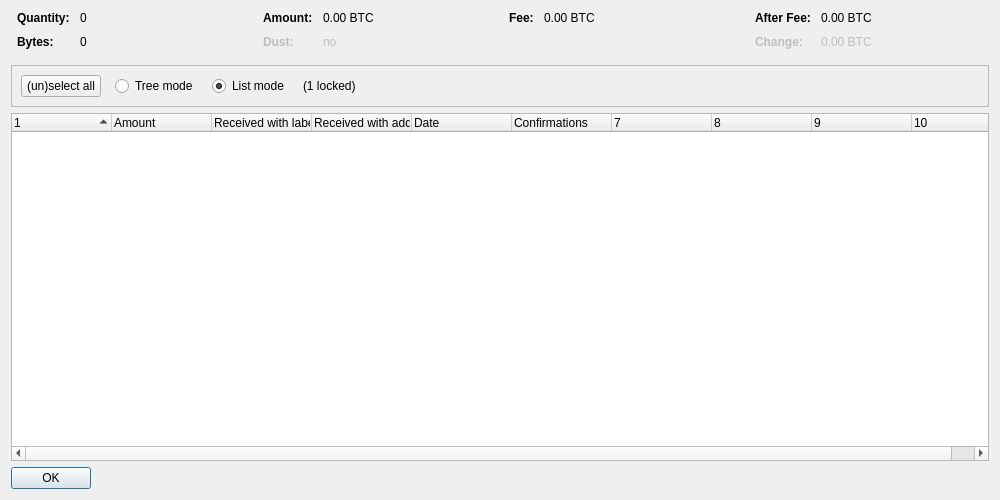
<?xml version="1.0" encoding="UTF-8"?>
<ui version="4.0">
 <class>CoinControlDialog</class>
 <widget class="QDialog" name="CoinControlDialog">
  <property name="geometry">
   <rect>
    <x>0</x>
    <y>0</y>
    <width>1000</width>
    <height>500</height>
   </rect>
  </property>
  <property name="windowTitle">
   <string>Coin Selection</string>
  </property>
  <layout class="QVBoxLayout" name="verticalLayout">
   <item>
    <layout class="QHBoxLayout" name="horizontalLayoutTop" stretch="0,0,0,0">
     <property name="topMargin">
      <number>0</number>
     </property>
     <property name="bottomMargin">
      <number>10</number>
     </property>
     <item>
      <layout class="QFormLayout" name="formLayoutCoinControl1">
       <property name="horizontalSpacing">
        <number>10</number>
       </property>
       <property name="verticalSpacing">
        <number>10</number>
       </property>
       <property name="leftMargin">
        <number>6</number>
       </property>
       <property name="rightMargin">
        <number>6</number>
       </property>
       <item row="0" column="0">
        <widget class="QLabel" name="labelCoinControlQuantityText">
         <property name="font">
          <font>
           <weight>75</weight>
           <bold>true</bold>
          </font>
         </property>
         <property name="text">
          <string>Quantity:</string>
         </property>
        </widget>
       </item>
       <item row="0" column="1">
        <widget class="QLabel" name="labelCoinControlQuantity">
         <property name="cursor">
          <cursorShape>IBeamCursor</cursorShape>
         </property>
         <property name="contextMenuPolicy">
          <enum>Qt::ActionsContextMenu</enum>
         </property>
         <property name="text">
          <string notr="true">0</string>
         </property>
         <property name="textInteractionFlags">
          <set>Qt::LinksAccessibleByMouse|Qt::TextSelectableByKeyboard|Qt::TextSelectableByMouse</set>
         </property>
        </widget>
       </item>
       <item row="1" column="0">
        <widget class="QLabel" name="labelCoinControlBytesText">
         <property name="font">
          <font>
           <weight>75</weight>
           <bold>true</bold>
          </font>
         </property>
         <property name="text">
          <string>Bytes:</string>
         </property>
        </widget>
       </item>
       <item row="1" column="1">
        <widget class="QLabel" name="labelCoinControlBytes">
         <property name="cursor">
          <cursorShape>IBeamCursor</cursorShape>
         </property>
         <property name="contextMenuPolicy">
          <enum>Qt::ActionsContextMenu</enum>
         </property>
         <property name="text">
          <string notr="true">0</string>
         </property>
         <property name="textInteractionFlags">
          <set>Qt::LinksAccessibleByMouse|Qt::TextSelectableByKeyboard|Qt::TextSelectableByMouse</set>
         </property>
        </widget>
       </item>
      </layout>
     </item>
     <item>
      <layout class="QFormLayout" name="formLayoutCoinControl2">
       <property name="horizontalSpacing">
        <number>10</number>
       </property>
       <property name="verticalSpacing">
        <number>10</number>
       </property>
       <property name="leftMargin">
        <number>6</number>
       </property>
       <property name="rightMargin">
        <number>6</number>
       </property>
       <item row="0" column="0">
        <widget class="QLabel" name="labelCoinControlAmountText">
         <property name="font">
          <font>
           <weight>75</weight>
           <bold>true</bold>
          </font>
         </property>
         <property name="text">
          <string>Amount:</string>
         </property>
        </widget>
       </item>
       <item row="0" column="1">
        <widget class="QLabel" name="labelCoinControlAmount">
         <property name="cursor">
          <cursorShape>IBeamCursor</cursorShape>
         </property>
         <property name="contextMenuPolicy">
          <enum>Qt::ActionsContextMenu</enum>
         </property>
         <property name="text">
          <string notr="true">0.00 BTC</string>
         </property>
         <property name="textInteractionFlags">
          <set>Qt::LinksAccessibleByMouse|Qt::TextSelectableByKeyboard|Qt::TextSelectableByMouse</set>
         </property>
        </widget>
       </item>
       <item row="1" column="0">
        <widget class="QLabel" name="labelCoinControlLowOutputText">
         <property name="enabled">
          <bool>false</bool>
         </property>
         <property name="font">
          <font>
           <weight>75</weight>
           <bold>true</bold>
          </font>
         </property>
         <property name="text">
          <string>Dust:</string>
         </property>
        </widget>
       </item>
       <item row="1" column="1">
        <widget class="QLabel" name="labelCoinControlLowOutput">
         <property name="enabled">
          <bool>false</bool>
         </property>
         <property name="cursor">
          <cursorShape>IBeamCursor</cursorShape>
         </property>
         <property name="contextMenuPolicy">
          <enum>Qt::ActionsContextMenu</enum>
         </property>
         <property name="text">
          <string notr="true">no</string>
         </property>
         <property name="textInteractionFlags">
          <set>Qt::LinksAccessibleByMouse|Qt::TextSelectableByKeyboard|Qt::TextSelectableByMouse</set>
         </property>
        </widget>
       </item>
      </layout>
     </item>
     <item>
      <layout class="QFormLayout" name="formLayoutCoinControl3">
       <property name="horizontalSpacing">
        <number>10</number>
       </property>
       <property name="verticalSpacing">
        <number>10</number>
       </property>
       <property name="leftMargin">
        <number>6</number>
       </property>
       <property name="rightMargin">
        <number>6</number>
       </property>
       <item row="0" column="0">
        <widget class="QLabel" name="labelCoinControlFeeText">
         <property name="font">
          <font>
           <weight>75</weight>
           <bold>true</bold>
          </font>
         </property>
         <property name="text">
          <string>Fee:</string>
         </property>
        </widget>
       </item>
       <item row="0" column="1">
        <widget class="QLabel" name="labelCoinControlFee">
         <property name="cursor">
          <cursorShape>IBeamCursor</cursorShape>
         </property>
         <property name="contextMenuPolicy">
          <enum>Qt::ActionsContextMenu</enum>
         </property>
         <property name="text">
          <string notr="true">0.00 BTC</string>
         </property>
         <property name="textInteractionFlags">
          <set>Qt::LinksAccessibleByMouse|Qt::TextSelectableByKeyboard|Qt::TextSelectableByMouse</set>
         </property>
        </widget>
       </item>
      </layout>
     </item>
     <item>
      <layout class="QFormLayout" name="formLayoutCoinControl4">
       <property name="horizontalSpacing">
        <number>10</number>
       </property>
       <property name="verticalSpacing">
        <number>10</number>
       </property>
       <property name="leftMargin">
        <number>6</number>
       </property>
       <property name="rightMargin">
        <number>6</number>
       </property>
       <item row="0" column="0">
        <widget class="QLabel" name="labelCoinControlAfterFeeText">
         <property name="font">
          <font>
           <weight>75</weight>
           <bold>true</bold>
          </font>
         </property>
         <property name="text">
          <string>After Fee:</string>
         </property>
        </widget>
       </item>
       <item row="0" column="1">
        <widget class="QLabel" name="labelCoinControlAfterFee">
         <property name="cursor">
          <cursorShape>IBeamCursor</cursorShape>
         </property>
         <property name="contextMenuPolicy">
          <enum>Qt::ActionsContextMenu</enum>
         </property>
         <property name="text">
          <string notr="true">0.00 BTC</string>
         </property>
         <property name="textInteractionFlags">
          <set>Qt::LinksAccessibleByMouse|Qt::TextSelectableByKeyboard|Qt::TextSelectableByMouse</set>
         </property>
        </widget>
       </item>
       <item row="1" column="0">
        <widget class="QLabel" name="labelCoinControlChangeText">
         <property name="enabled">
          <bool>false</bool>
         </property>
         <property name="font">
          <font>
           <weight>75</weight>
           <bold>true</bold>
          </font>
         </property>
         <property name="text">
          <string>Change:</string>
         </property>
        </widget>
       </item>
       <item row="1" column="1">
        <widget class="QLabel" name="labelCoinControlChange">
         <property name="enabled">
          <bool>false</bool>
         </property>
         <property name="cursor">
          <cursorShape>IBeamCursor</cursorShape>
         </property>
         <property name="contextMenuPolicy">
          <enum>Qt::ActionsContextMenu</enum>
         </property>
         <property name="text">
          <string notr="true">0.00 BTC</string>
         </property>
         <property name="textInteractionFlags">
          <set>Qt::LinksAccessibleByMouse|Qt::TextSelectableByKeyboard|Qt::TextSelectableByMouse</set>
         </property>
        </widget>
       </item>
      </layout>
     </item>
    </layout>
   </item>
   <item>
    <widget class="QFrame" name="frame">
     <property name="minimumSize">
      <size>
       <width>0</width>
       <height>40</height>
      </size>
     </property>
     <property name="frameShape">
      <enum>QFrame::StyledPanel</enum>
     </property>
     <property name="frameShadow">
      <enum>QFrame::Sunken</enum>
     </property>
     <layout class="QHBoxLayout" name="horizontalLayout">
      <item>
       <layout class="QHBoxLayout" name="horizontalLayoutPanel" stretch="0,0,0,0,0">
        <property name="spacing">
         <number>14</number>
        </property>
        <item>
         <widget class="QPushButton" name="pushButtonSelectAll">
          <property name="sizePolicy">
           <sizepolicy hsizetype="Maximum" vsizetype="Fixed">
            <horstretch>0</horstretch>
            <verstretch>0</verstretch>
           </sizepolicy>
          </property>
          <property name="text">
           <string>(un)select all</string>
          </property>
          <property name="autoDefault">
           <bool>false</bool>
          </property>
         </widget>
        </item>
        <item>
         <widget class="QRadioButton" name="radioTreeMode">
          <property name="sizePolicy">
           <sizepolicy hsizetype="Maximum" vsizetype="Fixed">
            <horstretch>0</horstretch>
            <verstretch>0</verstretch>
           </sizepolicy>
          </property>
          <property name="text">
           <string>Tree mode</string>
          </property>
         </widget>
        </item>
        <item>
         <widget class="QRadioButton" name="radioListMode">
          <property name="sizePolicy">
           <sizepolicy hsizetype="Maximum" vsizetype="Fixed">
            <horstretch>0</horstretch>
            <verstretch>0</verstretch>
           </sizepolicy>
          </property>
          <property name="text">
           <string>List mode</string>
          </property>
          <property name="checked">
           <bool>true</bool>
          </property>
         </widget>
        </item>
        <item>
         <widget class="QLabel" name="labelLocked">
          <property name="text">
           <string notr="true">(1 locked)</string>
          </property>
         </widget>
        </item>
        <item>
         <spacer name="horizontalSpacer">
          <property name="orientation">
           <enum>Qt::Horizontal</enum>
          </property>
          <property name="sizeHint" stdset="0">
           <size>
            <width>40</width>
            <height>20</height>
           </size>
          </property>
         </spacer>
        </item>
       </layout>
      </item>
     </layout>
    </widget>
   </item>
   <item>
    <widget class="CoinControlTreeWidget" name="treeWidget">
     <property name="contextMenuPolicy">
      <enum>Qt::CustomContextMenu</enum>
     </property>
     <property name="sortingEnabled">
      <bool>false</bool>
     </property>
     <property name="columnCount">
      <number>10</number>
     </property>
     <attribute name="headerShowSortIndicator" stdset="0">
      <bool>true</bool>
     </attribute>
     <attribute name="headerStretchLastSection">
      <bool>false</bool>
     </attribute>
     <column>
      <property name="text">
       <string/>
      </property>
     </column>
     <column>
      <property name="text">
       <string>Amount</string>
      </property>
     </column>
     <column>
      <property name="text">
       <string>Received with label</string>
      </property>
     </column>
     <column>
      <property name="text">
       <string>Received with address</string>
      </property>
     </column>
     <column>
      <property name="text">
       <string>Date</string>
      </property>
     </column>
     <column>
      <property name="text">
       <string>Confirmations</string>
      </property>
      <property name="toolTip">
       <string>Confirmed</string>
      </property>
     </column>
     <column>
      <property name="text">
       <string/>
      </property>
     </column>
     <column>
      <property name="text">
       <string/>
      </property>
     </column>
     <column>
      <property name="text">
       <string/>
      </property>
     </column>
     <column>
      <property name="text">
       <string/>
      </property>
     </column>
    </widget>
   </item>
   <item>
    <widget class="QDialogButtonBox" name="buttonBox">
     <property name="layoutDirection">
      <enum>Qt::RightToLeft</enum>
     </property>
     <property name="orientation">
      <enum>Qt::Horizontal</enum>
     </property>
     <property name="standardButtons">
      <set>QDialogButtonBox::Ok</set>
     </property>
    </widget>
   </item>
  </layout>
 </widget>
 <customwidgets>
  <customwidget>
   <class>CoinControlTreeWidget</class>
   <extends>QTreeWidget</extends>
   <header>qt/coincontroltreewidget.h</header>
  </customwidget>
 </customwidgets>
 <resources/>
 <connections/>
</ui>
